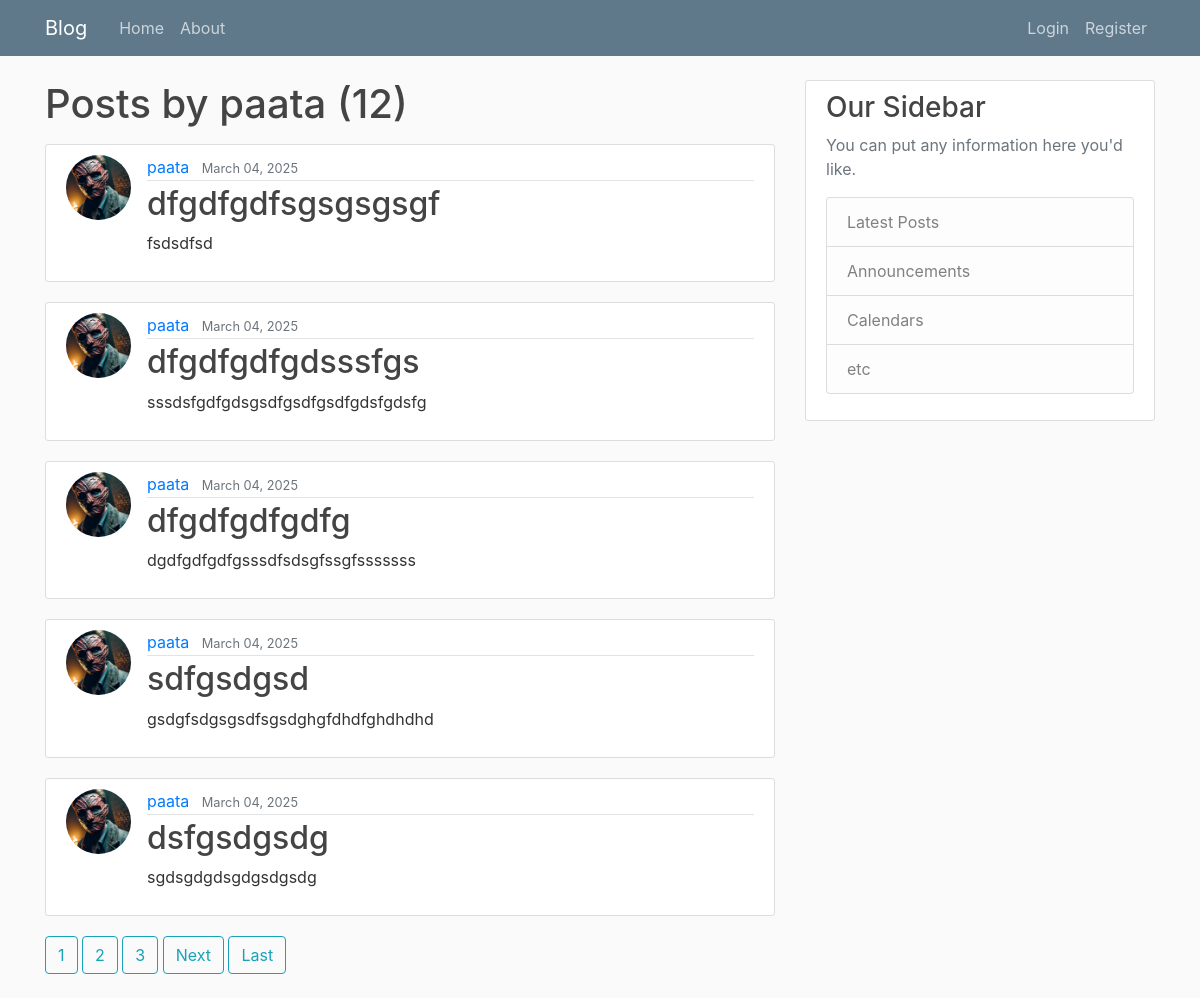
Page /user/paata/ on the committed database.
### blog/models.py (models this page shows, shortened)
class Post(models.Model):
    title = models.CharField(max_length=100)
    content = models.TextField()
    date_posted = models.DateTimeField(default=timezone.now)
    author = models.ForeignKey(User, on_delete=models.CASCADE)

### users/models.py (models this page shows, shortened)
class Profile(models.Model):
    user = models.OneToOneField(User, on_delete=models.CASCADE)
    image = models.ImageField(default="default.jpg", upload_to='profile_pics')

### blog/views.py (the view)
# urls.py: path('user/<str:username>/', UserPostListView.as_view(), name='user-posts'),
class UserPostListView(ListView):
    model = Post
    template_name = 'blog/user_posts.html'
    context_object_name = 'posts'
    paginate_by = 5
    def get_queryset(self):
        user = get_object_or_404(User, username=self.kwargs.get('username'))
        return Post.objects.filter(author=user).order_by('-date_posted')

### blog/templates/blog/user_posts.html (shortened to what this page needs)
{% extends 'blog/base.html' %}
{% block content %}
    <h1 class="mb-3">Posts by {{view.kwargs.username }} ({{ page_obj.paginator.count }})</h1>
    {% for post in posts %}
            <article class="media content-section">
              <img class="rounded-circle article-img" src="{{post.author.profile.image.url}}">
              <div class="media-body">
                <div class="article-metadata">
                  <a class="mr-2" href="{% url 'user-posts' post.author.username %}">{{ post.author }}</a>
                  <small class="text-muted">{{ post.date_posted|date:"F d, Y" }}</small>
                </div>
                <h2><a class="article-title" href="{% url 'post-detail' post.id %}">{{ post.title }}</a></h2>
                <p class="article-content">{{ post.content }}</p>
              </div>
            </article>
    {% endfor %}
    {%if is_paginated%}
        {% for num in page_obj.paginator.page_range %}
            {% if page_obj.number == num%}
                <a class="btn btn-outline-info mb-4" href="?page={{num}}">{{num}}</a>
            {% elif num > page_obj.number|add:'-3' and num < page_obj.number|add:'3'%}
               <a class="btn btn-outline-info mb-4" href="?page={{num}}">{{num}}</a>
            {% endif %}
        {% endfor%}
        {% if page_obj.has_next %}
            <a class="btn btn-outline-info mb-4" href="?page={{page_obj.next_page_number}}">Next</a>
             <a class="btn btn-outline-info mb-4" href="?page={{page_obj.paginator.num_pages}}">Last</a>
        {% endif%}
    {% endif %}
{% endblock content %}

### blog/static/blog/main.css (style rules this page uses)
body { background: #fafafa; color: #333333; margin-top: 5rem; }
h1, h2, h3, h4, h5, h6 { color: #444444; }
.content-section { background: #ffffff; padding: 10px 20px; border: 1px solid #dddddd; border-radius: 3px; margin-bottom: 20px; }
.article-title { color: #444444; }
.article-content { white-space: pre-line; }
.article-img { height: 65px; width: 65px; margin-right: 16px; }
.article-metadata { padding-bottom: 1px; margin-bottom: 4px; border-bottom: 1px solid #e3e3e3 }

### rows in the picture
Post: author.profile.image (picture), author "paata", date_posted "March 04, 2025", title "dfgdfgdfsgsgsgsgf", content "fsdsdfsd"
Post: author.profile.image (picture), author "paata", date_posted "March 04, 2025", title "dfgdfgdfgdsssfgs", content "sssdsfgdfgdsgsdfgsdfgsdfgdsfgdsfg"
Post: author.profile.image (picture), author "paata", date_posted "March 04, 2025", title "dfgdfgdfgdfg", content "dgdfgdfgdfgsssdfsdsgfssgfsssssss"
Post: author.profile.image (picture), author "paata", date_posted "March 04, 2025", title "sdfgsdgsd", content "gsdgfsdgsgsdfsgsdghgfdhdfghdhdhd"
Post: author.profile.image (picture), author "paata", date_posted "March 04, 2025", title "dsfgsdgsdg", content "sgdsgdgdsgdgsdgsdg"

### other values in the picture
{{ view.kwargs.username }} "paata"
{{ page_obj.paginator.count }} "12"
{{ num }} "1"
{{ num }} "2" "3"
